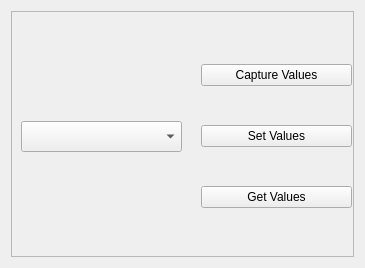
<?xml version="1.0" encoding="UTF-8"?>
<ui version="4.0">
 <class>Widget</class>
 <widget class="QWidget" name="Widget">
  <property name="geometry">
   <rect>
    <x>0</x>
    <y>0</y>
    <width>365</width>
    <height>268</height>
   </rect>
  </property>
  <property name="windowTitle">
   <string>Widget</string>
  </property>
  <layout class="QVBoxLayout" name="verticalLayout">
   <item>
    <widget class="QFrame" name="frame">
     <property name="frameShape">
      <enum>QFrame::StyledPanel</enum>
     </property>
     <property name="frameShadow">
      <enum>QFrame::Raised</enum>
     </property>
     <widget class="QComboBox" name="comboBox">
      <property name="geometry">
       <rect>
        <x>10</x>
        <y>110</y>
        <width>161</width>
        <height>31</height>
       </rect>
      </property>
     </widget>
     <widget class="QWidget" name="layoutWidget">
      <property name="geometry">
       <rect>
        <x>190</x>
        <y>20</y>
        <width>151</width>
        <height>211</height>
       </rect>
      </property>
      <layout class="QVBoxLayout" name="verticalLayout_2">
       <item>
        <widget class="QPushButton" name="capture">
         <property name="text">
          <string>Capture Values</string>
         </property>
        </widget>
       </item>
       <item>
        <widget class="QPushButton" name="set">
         <property name="text">
          <string>Set Values</string>
         </property>
        </widget>
       </item>
       <item>
        <widget class="QPushButton" name="get">
         <property name="text">
          <string>Get Values</string>
         </property>
        </widget>
       </item>
      </layout>
     </widget>
    </widget>
   </item>
  </layout>
 </widget>
 <resources/>
 <connections/>
</ui>
